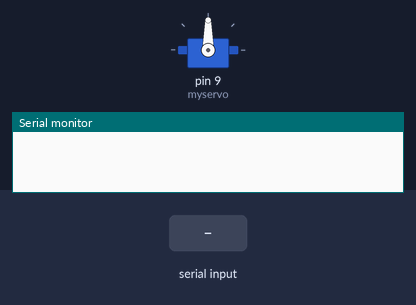
This sketch was run on a simulated Arduino Uno, built with avr-gcc and run on an emulated ATmega328P. Shown: servo, the last lines printed to the serial monitor. The test bench sets the inputs (shaded band).

Above: at 1.2 s.
1.3 s: "30,150\n" received over Serial
At 2.6 s:
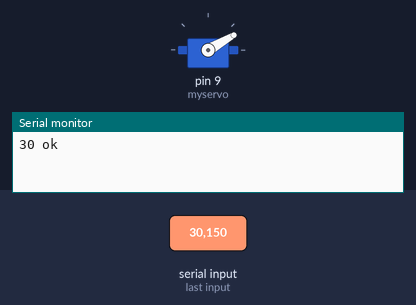
3.8 s: "5\n" received over Serial
At 5.8 s:
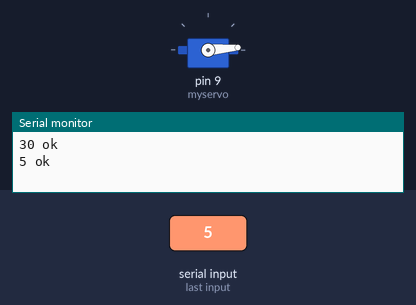
6.3 s: "200\n" received over Serial
At 7.6 s:
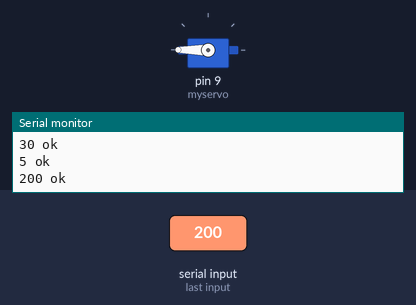
8.8 s: "90,45\n" received over Serial
At 10.8 s:
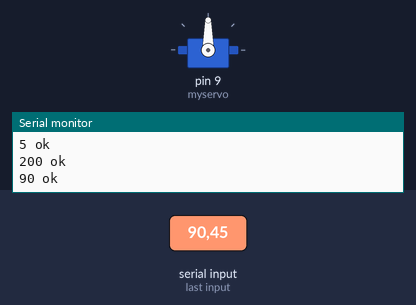
Timing chart, 0 to 12.3 s (numbered marks = the images above; inputs shaded):
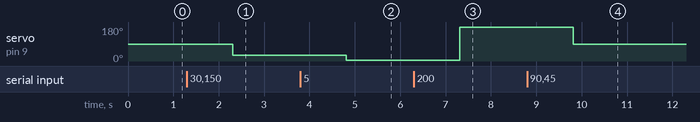

The sketch:

servo_test_serial.ino
```cpp
#include <Servo.h>

Servo myservo;
int val=0;

void setup() {
  Serial.begin(9600);
  myservo.attach(9);
}

void loop() {
  while (Serial.available())
  {
    delay(10);
    val = Serial.readString().toInt();
    myservo.write(val);
    Serial.println(String(val) + " ok");
    delay(100);
  }
}
```

Measured:
- after the input at 1.3 s, servo on pin 9 (myservo): 90° → 30° after 1.0 s
- after the input at 3.8 s, servo on pin 9 (myservo): 30° → 5° after 1.0 s
- after the input at 6.3 s, servo on pin 9 (myservo): 5° → 180° after 1.0 s
- after the input at 8.8 s, servo on pin 9 (myservo): 180° → 90° after 1.0 s
